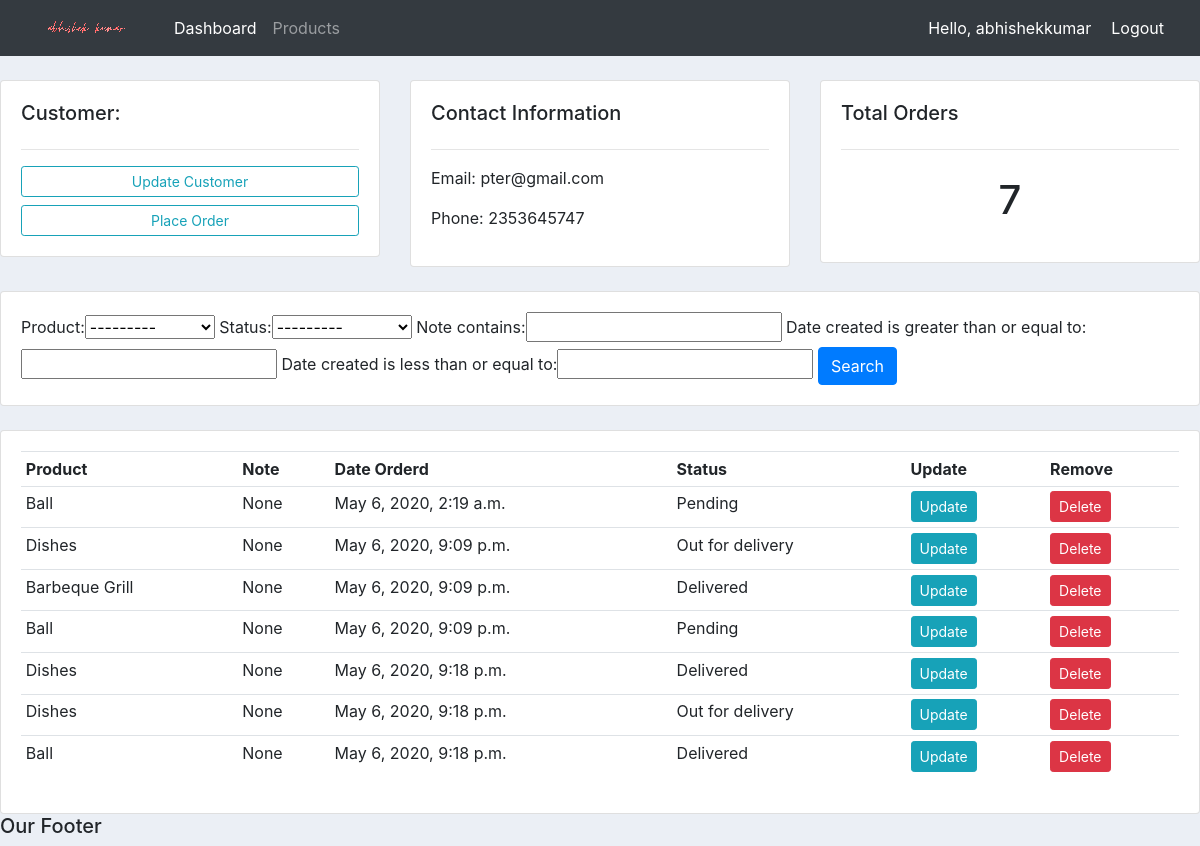
The app's page /customer/2/ (signed in), older data.
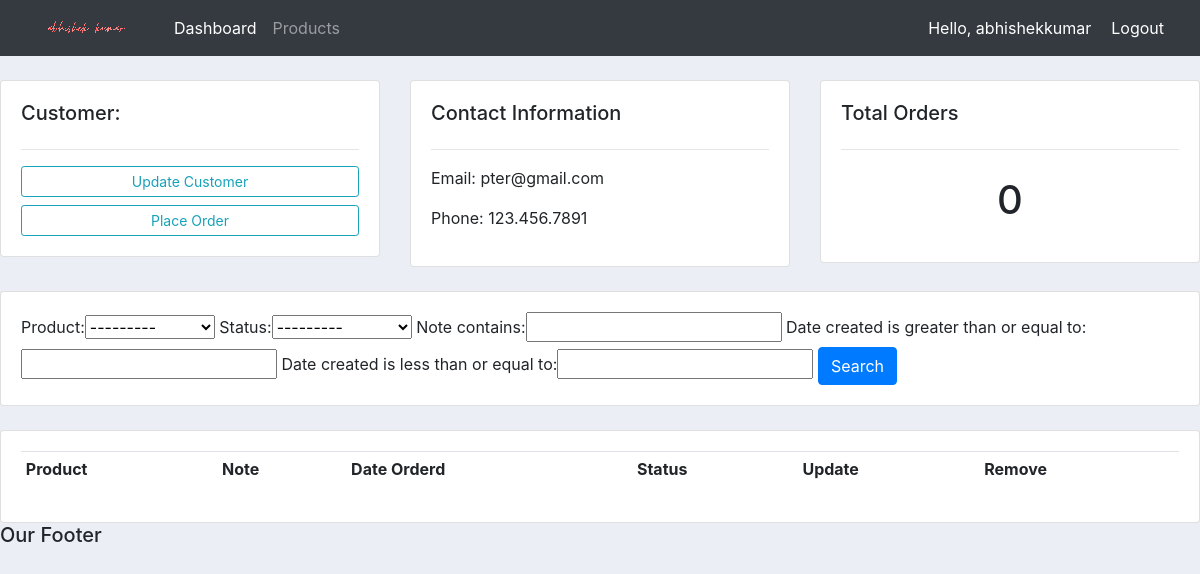
The same page, newer data.
### accounts/models.py (models this page shows, shortened)
class Customer(models.Model):
	user = models.OneToOneField(User, null=True, blank=True, on_delete=models.CASCADE)
	name = models.CharField(max_length=200, null=True)
	phone = models.CharField(max_length=200, null=True)
	email = models.CharField(max_length=200, null=True)
	profile_pic = models.ImageField(default="profile.jpg", null=True, blank=True)
	date_created = models.DateTimeField(auto_now_add=True, null=True)

class Order(models.Model):
	STATUS = (
			('Pending', 'Pending'),
			('Out for delivery', 'Out for delivery'),
			('Delivered', 'Delivered'),
			)
	customer = models.ForeignKey(Customer, null=True, on_delete= models.SET_NULL)
	product = models.ForeignKey(Product, null=True, on_delete= models.SET_NULL)
	date_created = models.DateTimeField(auto_now_add=True, null=True)
	status = models.CharField(max_length=200, null=True, choices=STATUS)
	note = models.CharField(max_length=1000, null=True)

class Product(models.Model):
	CATEGORY = (
			('Indoor', 'Indoor'),
			('Out Door', 'Out Door'),
			)
	name = models.CharField(max_length=200, null=True)
	price = models.FloatField(null=True)
	category = models.CharField(max_length=200, null=True, choices=CATEGORY)
	description = models.CharField(max_length=200, null=True, blank=True)
	date_created = models.DateTimeField(auto_now_add=True, null=True)
	tags = models.ManyToManyField(Tag)
	def __str__(self):
		return self.name

### accounts/decorators.py (the view)
		def wrapper_func(request, *args, **kwargs):
			group = None
			if request.user.groups.exists():
				group = request.user.groups.all()[0].name
			if group in allowed_roles:
				return view_func(request, *args, **kwargs)
			else:
				return HttpResponse('You are not authorized to view this page')

### accounts/views.py (called while the page is built)
@login_required(login_url='login')
@allowed_users(allowed_roles=['admin'])
def customer(request, pk_test):
	customer = Customer.objects.get(id=pk_test)
	orders = customer.order_set.all()
	order_count = orders.count()
	myFilter = OrderFilter(request.GET, queryset=orders)
	orders = myFilter.qs
	context = {'customer':customer, 'orders':orders, 'order_count':order_count,
	'myFilter':myFilter}
	return render(request, 'accounts/customer.html',context)

### accounts/templates/accounts/customer.html
{% extends 'accounts/main.html' %}
{% block content %}
<br>
<div class="row">
	<div class="col-md">
		<div class="card card-body">
			<h5>Customer:</h5>
			<hr>
			<a class="btn btn-outline-info  btn-sm btn-block" href="">Update Customer</a>
			<a class="btn btn-outline-info  btn-sm btn-block" href="{% url 'create_order' customer.id %}">Place Order</a>
		</div>
	</div>
	<div class="col-md">
		<div class="card card-body">
			<h5>Contact Information</h5>
			<hr>
			<p>Email: {{customer.email}} </p>
			<p>Phone: {{customer.phone}} </p>
		</div>
	</div>
	<div class="col-md">
		<div class="card card-body">
			<h5>Total Orders</h5>
			<hr>
			<h1 style="text-align: center;padding: 10px">{{order_count}}</h1>
		</div>
	</div>
</div>
<br>
<div class="row">
	<div class="col">
		<div class="card card-body">
			<form method="get">
				{{myFilter.form}}
		    <button class="btn btn-primary" type="submit">Search</button>
		  </form>
		</div>
	</div>
</div>
<br>
<div class="row">
	<div class="col-md">
		<div class="card card-body">
			<table class="table table-sm">
				<tr>
					<th>Product</th>
					<th>Note</th>
					<th>Date Orderd</th>
					<th>Status</th>
					<th>Update</th>
					<th>Remove</th>
				</tr>
				{% for order in orders %}
				<tr>
					<td>{{order.product}}</td>
					<td>{{order.note}}</td>
					<td>{{order.date_created}}</td>
					<td>{{order.status}}</td>
					<td><a class="btn btn-sm btn-info" href="{% url 'update_order' order.id %}">Update</a></td>
					<td><a class="btn btn-sm btn-danger" href="{% url 'delete_order' order.id %}">Delete</a></td>
				</tr>
				{% endfor %}
			</table>
		</div>
	</div>
</div>
{% endblock %}

### accounts/templates/accounts/main.html (shortened to what this page needs)
{% load static %}
<!DOCTYPE html>
<html>
    <head>
        <link rel="stylesheet" href="https://stackpath.bootstrapcdn.com/bootstrap/4.3.1/css/bootstrap.min.css">
        <link rel="stylesheet" types="text/css" href="{% static 'css/main.css'%}">
    </head>
    <body>
        {% include 'accounts/navbar.html' %}
    {% block content %}
    {% endblock %}
        <h5>Our Footer</h5>
    </body>
</html>

### accounts/templates/accounts/navbar.html (shortened to what this page needs)
{% load static %}
<nav class="navbar navbar-expand-lg navbar-dark bg-dark">
    <img src="{% static 'images/logo.png' %}">
    <div class="collapse navbar-collapse" id="navbarNav">
      <ul class="navbar-nav">
        {% if request.user.is_staff %}
        <li class="nav-item active">
          <a class="nav-link" href="{% url 'home' %}">Dashboard</a>
        </li>
        <li class="nav-item">
          <a class="nav-link" href="{% url 'products' %}">Products</a>
        </li>
        {% else %}
        <li class="nav-item">
        <a class="nav-link" href="{% url 'account' %}">Settings</a>
        </li>
        {% endif %}
      </ul>
    </div>
    <span class="hello-msg">Hello, {{request.user}} </span>
    <span><a class="hello-msg" href="{% url 'logout' %}">Logout</a></span>
  </nav>

### static/css/main.css (style rules this page uses)
body { background-color: #ebeff5; }

### accounts/templates/accounts/navbar.html (style rules this page uses)
.hello-msg { font-size: : 18px; color: #fff; margin-right: 20px; }

Row changes from the older to the newer data that the page shows:
removed Order: product "Ball", note "None", date_created "May 6, 2020, 2:19 a.m.", status "Pending"
removed Order: product "Dishes", note "None", date_created "May 6, 2020, 9:09 p.m.", status "Out for delivery"
removed Order: product "Barbeque Grill", note "None", date_created "May 6, 2020, 9:09 p.m.", status "Delivered"
removed Order: product "Ball", note "None", date_created "May 6, 2020, 9:09 p.m.", status "Pending"
removed Order: product "Dishes", note "None", date_created "May 6, 2020, 9:18 p.m.", status "Delivered"
removed Order: product "Dishes", note "None", date_created "May 6, 2020, 9:18 p.m.", status "Out for delivery"
removed Order: product "Ball", note "None", date_created "May 6, 2020, 9:18 p.m.", status "Delivered"
changed Customer "pter@gmail.com": phone "2353645747" → "123.456.7891"
Text that changed along with them:
{{ order_count }}: "7" → "0"
